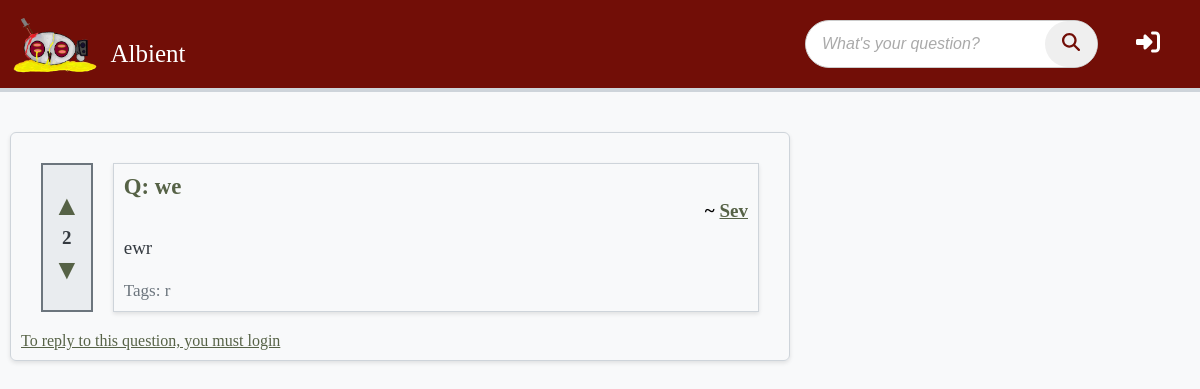
The app's page /view_question?id=2, older data.
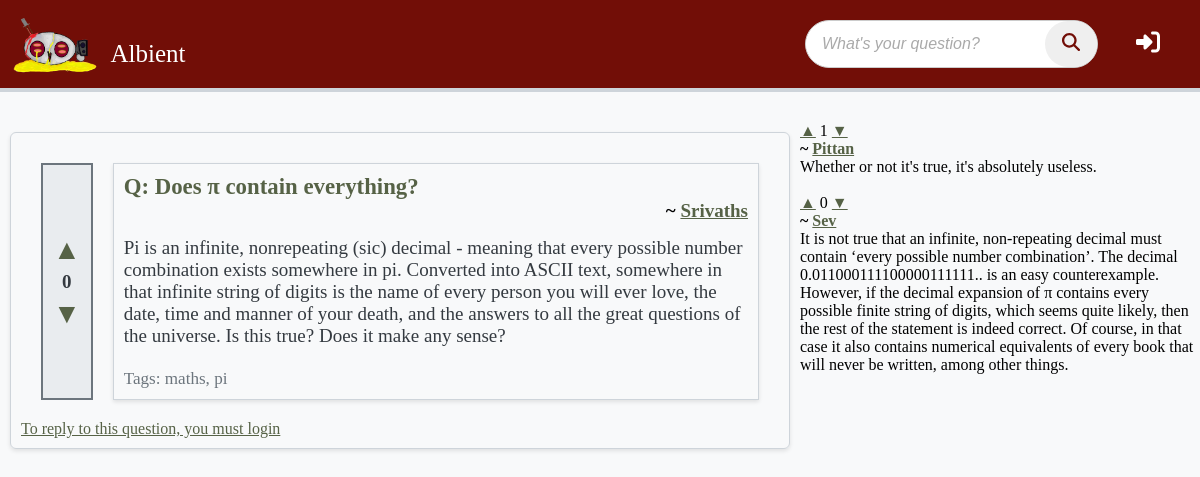
The same page, newer data.
### albient/models.py (models this page shows)
class Question(db.Model):
    id = sa.Column(sa.Integer, primary_key=True, unique=True)
    title = sa.Column(sa.String(64))
    content = sa.Column(sa.Text)
    user_id = sa.Column(sa.Integer, sa.ForeignKey("user.id"))
    comments = relationship("Comment", backref="question", lazy=True)
    tags = sa.Column(sa.String(32))
    votes = sa.Column(sa.Integer, default=0)
    is_resolved = sa.Column(sa.Boolean, default=False)

class User(db.Model, UserMixin):
    id = sa.Column(sa.Integer, primary_key=True, unique=True)
    role_id = sa.Column(sa.Integer, default=0)  # 0 for normal users, 1 for admin
    email = sa.Column(sa.String(320))
    username = sa.Column(sa.String(64), nullable=False, unique=True)
    display_name = sa.Column(sa.String(32))
    password = sa.Column(sa.String(64), nullable=False)
    rep_points = sa.Column(sa.Integer)
    questions = relationship("Question", backref="op", lazy=True)
    replies = relationship("Comment", backref="op", lazy=True)

class Comment(db.Model):
    id = sa.Column(sa.Integer, primary_key=True, unique=True)
    content = sa.Column(sa.Text)
    votes = sa.Column(sa.Integer, default=0)
    question_id = sa.Column(sa.Integer, sa.ForeignKey("question.id"))
    user_id = sa.Column(sa.Integer, sa.ForeignKey("user.id"))

### albient/routes.py (the view)
@app.route("/view_question", methods=["GET", "POST"])
def view_question():
    post_id = request.args.get("id")
    question = Question.query.filter_by(id=post_id).first()
    assert question is not None
    replies = (
        Comment.query.filter_by(question=question).order_by(desc(Comment.votes)).all()
    )
    form = ReplyPostForm()
    if form.validate_on_submit():
        reply = Comment(content=form.content.data, question=question, op=current_user)
        db.session.add(reply)
        db.session.commit()
        flash("Reply added")
        return redirect(url_for("view_question", id=question.id))
    return render_template(
        "view_question.html",
        form=form,
        title="Reply",
        question=question,
        replies=replies,
    )

### albient/forms.py
class ReplyPostForm(FlaskForm):
    content = TextAreaField("Reply")
    submit = SubmitField("Reply")

### albient/templates/view_question.html
{% extends 'base.html' %}
{% block content %}
  <div class="parent">
    <div class="view_questions">
      <div class="question bigger">
        <div class="vote-buttons">
          <a class="vote-button upvote-icon" href="{{ url_for('upvote_post', post_id=question.id, del=1) }}">&#9650;</a>
          <span>{{ question.votes }}</span>
          <a class="vote-button downvote-icon" href="{{ url_for('upvote_post', post_id=question.id, del=- 1) }}">&#9660;</a>
        </div>
        <div class="notvotebuttons">
          <a href="{{ url_for('view_question', id=question.id) }}" class="question-title">Q: {{ question.title }}</a>
          <h4>~ <a href="{{ url_for('view_user', username=question.op.username) }}">{{ question.op.display_name }}</a></h4>
          <p>{{ question.content }}</p>
          <small>Tags: {{ question.tags }}</small>
        </div>
      </div>
      {% if current_user.is_authenticated %}
        <div class="ask-form reply-form">
          <h2>Reply to this question:</h2>
          <form action="" method="POST">
            <fieldset>
              {{ form.hidden_tag() }}
              {% if form.content.errors %}
                {{ form.content() }}
                {% for error in form.content.errors %}
                  <p class="form-error">{{ error }}</p>
                {% endfor %}
              {% else %}
                {{ form.content() }}
              {% endif %}
              {{ form.submit() }}
            </fieldset>
          </form>
        </div>
      {% else %}
        <a href="{{ url_for('login') }}">To reply to this question, you must login</a>
      {% endif %}
    </div>
    <div class="replies">
      {% for reply in replies %}
        <div class="reply">
          <div class="vote-buttons">
            <a class="vote-button upvote-icon" href="{{ url_for('upvote_comment', comment_id=reply.id, del=1) }}">&#9650;</a>
            <span>{{ reply.votes }}</span>
            <a class="vote-button downvote-icon" href="{{ url_for('upvote_comment', comment_id=reply.id, del=- 1) }}">&#9660;</a>
          </div>
          <div class="notvotebuttons">
            <h4>~ <a href="{{ url_for('view_user', username=question.op.username) }}">{{ reply.op.display_name }}</a></h4>
            <p>{{ reply.content }}</p>
          </div>
        </div>
        <br />
      {% endfor %}
    </div>
  </div>
{% endblock %}

Row changes from the older to the newer data that the page shows:
no longer on this page (row unchanged): User: op.display_name "Sev"
changed Question: votes "2" → "0"; title "we" → "Does π contain everything?"; content "ewr" → "Pi is an infinite, nonrepeating (sic) decimal - meaning that every possible number combination exists somewhere in pi. Converted into ASCII text, somewhere in that infinite string of digits is the name of every person you will ever love, the date, time and manner of your death, and the answers to all the great questions of the universe. Is this true? Does it make any sense?"; tags "r" → "maths, pi"
now on this page (row edited): User: op.display_name "Srivaths"
added Comment: votes "1", op.display_name "Pittan", content "Whether or not it's true, it's absolutely useless."
now on this page (row edited): Comment: votes "0", op.display_name "Sev", content "It is not true that an infinite, non-repeating decimal must contain ‘every possible number combination’. The decimal 0.011000111100000111111.. is an easy counterexample. However, if the decimal expansion of π contains every possible finite string of digits, which seems quite likely, then the rest of the statement is indeed correct. Of course, in that case it also contains numerical equivalents of every book that will never be written, among other things."
